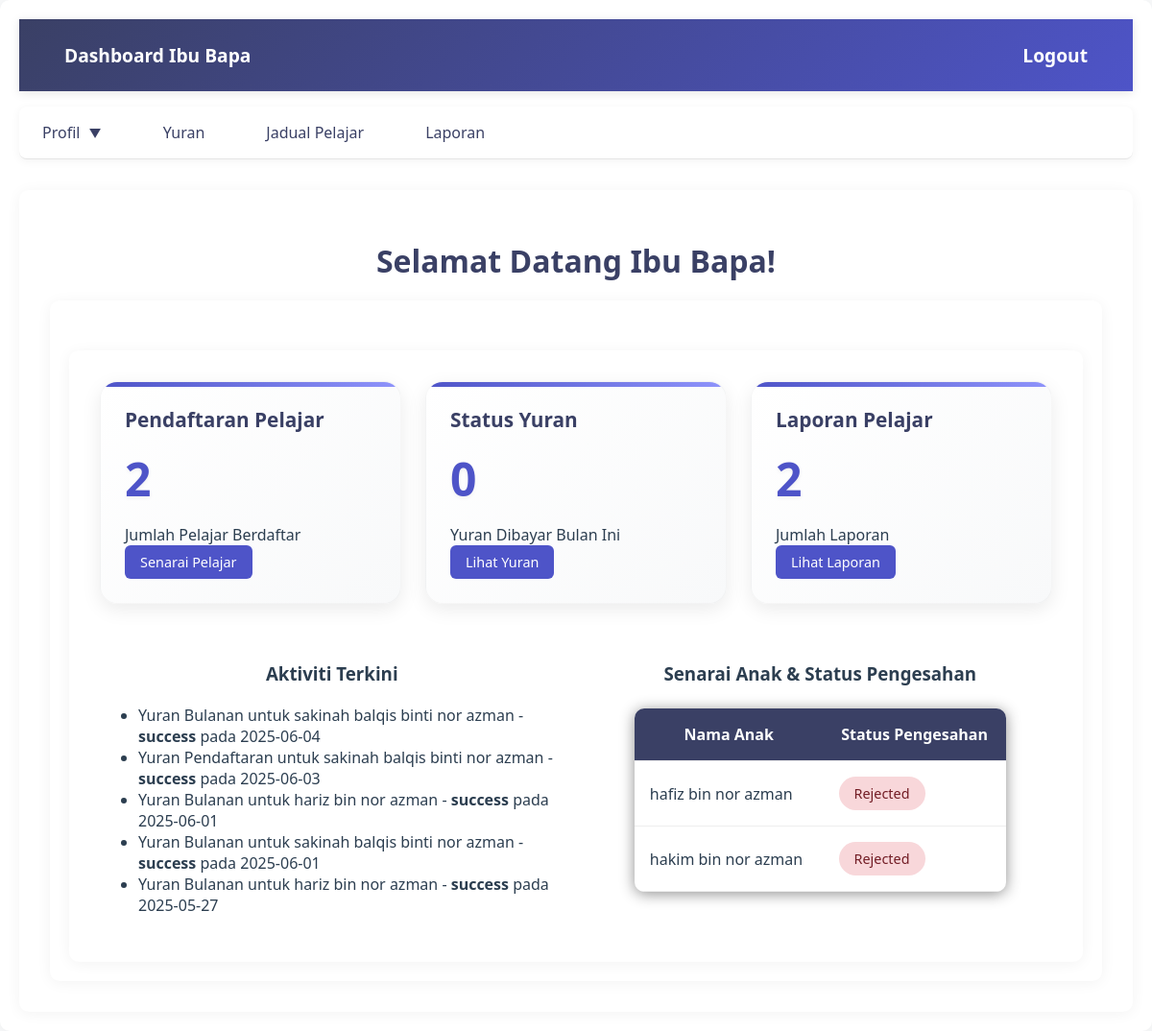
Screenshot of /ibubapa_dashboard.php (signed in) with the database file from the repository.
### tables this page shows
CREATE TABLE `yuran` (
  `id_yuran` int(11) NOT NULL,
  `id_ibubapa` int(11) NOT NULL,
  `ic_pelajar` varchar(20) NOT NULL,
  `tarikh` date NOT NULL,
  `jumlah` decimal(10,2) NOT NULL,
  `kaedah` varchar(50) DEFAULT NULL,
  `status` varchar(20) DEFAULT 'pending',
  `jenis_yuran` varchar(100) DEFAULT NULL,
  `bulan` int(2) NOT NULL
);

CREATE TABLE `pelajar` (
  `ic_pelajar` varchar(20) NOT NULL,
  `nama_pelajar` varchar(100) NOT NULL,
  `jantina` varchar(10) NOT NULL,
  `alamat_semasa` varchar(255) DEFAULT NULL,
  `umur` int(11) DEFAULT NULL,
  `Alahan` varchar(100) DEFAULT NULL,
  `gambar_pelajar` varchar(255) DEFAULT NULL,
  `ibubapa_id` int(11) NOT NULL,
  `tahun_pengajian` int(4) DEFAULT NULL,
  `id_pentadbir` int(11) DEFAULT NULL,
  `id_pendidik` int(11) DEFAULT NULL,
  `sijilLahir_pelajar` varchar(255) DEFAULT NULL,
  `pengesahan` tinyint(1) DEFAULT NULL
);

### ibubapa_dashboard.php (the view, shortened to what this page needs)
<?php
include 'config.php';
$username = $_SESSION['username'];
$sql_ibubapa = "SELECT * FROM ibubapa WHERE username = ? AND peranan_id = 2";
$stmt_ibubapa = $conn->prepare($sql_ibubapa);
$stmt_ibubapa->bind_param("s", $username);
$stmt_ibubapa->execute();
$result_ibubapa = $stmt_ibubapa->get_result();
if ($result_ibubapa->num_rows > 0) {
    $row_ibubapa = $result_ibubapa->fetch_assoc();
    $ibubapa_id = $row_ibubapa['id_ibubapa'];
} else {
    session_unset();
    session_destroy();
    header('Location: login.php');
    exit();
}
?>
<!DOCTYPE html>
<html lang="en">
<head>
    <link rel="stylesheet" href="css/dashboard.css">
</head>
<body class="dashboard-container">
    <div class="container">
        <header>
            <a href="ibubapa_dashboard.php"><span>Dashboard Ibu Bapa</span></a>
            <a href="logout.php">Logout</a>
        </header>
        <nav>
            <ul>
            <li class="dropdown-parent">
                    <a href="#">Profil <span class="dropdown-icon">&#x25BC;</span></a>
                </li>
                <li><a href="yuran.php">Yuran</a></li>
                <li><a href="display_jadual.php">Jadual Pelajar</a></li>
                <li><a href="ibubapaLaporan.php">Laporan</a></li>
            </ul>
        </nav>
        <main>
        <h2 style="text-align: center; margin: 20px 0;">Selamat Datang Ibu Bapa!</h2>
        <div class="container">
        <main>
        <div class="stats-container">
        <div class="stats-card">
                    <h3>Pendaftaran Pelajar</h3>
                    <div class="stats-number"><?php
                        $sql = "SELECT COUNT(*) as total FROM pelajar WHERE ibubapa_id = ? AND pengesahan = 1";
                        $stmt = $conn->prepare($sql);
                        $stmt->bind_param("i", $ibubapa_id);
                        $stmt->execute();
                        $result = $stmt->get_result();
                        $row = $result->fetch_assoc();
                        echo $row['total'];
                    ?></div>
                    <div class="stat-label">Jumlah Pelajar Berdaftar</div>
                    <a href="pelajar.php" class="action-button">Senarai Pelajar</a>
                </div>
                <div class="stats-card">
                    <h3>Status Yuran</h3>
                    <div class="stats-number"><?php
                        $current_month = date('n');
                        $sql = "SELECT COUNT(*) as paid FROM yuran y
                               JOIN pelajar p ON y.ic_pelajar = p.ic_pelajar
                               WHERE p.ibubapa_id = ? AND y.bulan = ? AND y.status = 'success'";
                        $stmt = $conn->prepare($sql);
                        $stmt->bind_param("ii", $ibubapa_id, $current_month);
                        $stmt->execute();
                        $result = $stmt->get_result();
                        $row = $result->fetch_assoc();
                        echo $row['paid'];
                    ?></div>
                    <div class="stat-label">Yuran Dibayar Bulan Ini</div>
                    <a href="yuran.php" class="action-button">Lihat Yuran</a>
                </div>
                <div class="stats-card">
                    <h3>Laporan Pelajar</h3>
                    <div class="stats-number"><?php
                        $sql = "SELECT COUNT(*) as total FROM laporan l
                               JOIN pelajar p ON l.ic_pelajar = p.ic_pelajar
                               WHERE p.ibubapa_id = ?";
                        $stmt = $conn->prepare($sql);
                        $stmt->bind_param("i", $ibubapa_id);
                        $stmt->execute();
                        $result = $stmt->get_result();
                        $row = $result->fetch_assoc();
                        echo $row['total'];
                    ?></div>
                    <div class="stat-label">Jumlah Laporan</div>
                    <a href="ibubapaLaporan.php" class="action-button">Lihat Laporan</a>
                </div>
            </div>
            <div class="activity-grid">
                <div class="recent-activity">
                    <h3 style="text-align: center; margin: 20px 0;">Aktiviti Terkini</h3>
                    <ul class="activity-list">
                        <?php
                        $sql = "SELECT y.tarikh, y.status, y.jenis_yuran, p.nama_pelajar
                               FROM yuran y
                               JOIN pelajar p ON y.ic_pelajar = p.ic_pelajar
                               WHERE p.ibubapa_id = ?
                               ORDER BY y.tarikh DESC LIMIT 5";
                        $stmt = $conn->prepare($sql);
                        $stmt->bind_param("i", $ibubapa_id);
                        $stmt->execute();
                        $result = $stmt->get_result();
                        while ($row = $result->fetch_assoc()) {
                            echo "<li class='activity-item'>";
                            echo "Yuran " . htmlspecialchars($row['jenis_yuran']) . " untuk ";
                            echo htmlspecialchars($row['nama_pelajar']) . " - ";
                            echo "<strong>" . htmlspecialchars($row['status']) . "</strong>";
                            echo " pada " . htmlspecialchars($row['tarikh']);
                            echo "</li>";
                        }
                        ?>
                    </ul>
                </div>
                <div class="recent-activity">
                    <?php
                    $sql_anak = "
                        SELECT pelajar.nama_pelajar, pelajar.pengesahan
                        FROM pelajar
                        INNER JOIN ibubapa ON pelajar.ibubapa_id = ibubapa.id_ibubapa
                        WHERE ibubapa.id_ibubapa = ?
                        AND (pelajar.pengesahan IS NULL OR pelajar.pengesahan = 0)
                    ";
                    $stmt_anak = $conn->prepare($sql_anak);
                    $stmt_anak->bind_param("i", $ibubapa_id);
                    $stmt_anak->execute();
                    $result_anak = $stmt_anak->get_result();
                    ?>
                    <h3 style="text-align: center; margin: 20px 0;">Senarai Anak & Status Pengesahan</h3>
                    <table>
                        <thead>
                            <tr>
                                <th>Nama Anak</th>
                                <th>Status Pengesahan</th>
                            </tr>
                        </thead>
                        <tbody>
                            <?php if ($result_anak->num_rows > 0): ?>
                                <?php while ($row = $result_anak->fetch_assoc()): ?>
                                    <tr>
                                        <td><?php echo htmlspecialchars($row['nama_pelajar']); ?></td>
                                        <td>
                                            <?php
                                            if (is_null($row['pengesahan'])) {
                                                echo '<span class="status-pending">Pending</span>';
                                            } elseif ($row['pengesahan'] == 1) {
                                                echo '<span class="status-approved">Approved</span>';
                                            } elseif ($row['pengesahan'] == 0) {
                                                echo '<span class="status-rejected">Rejected</span>';
                                            }
                                            ?>
                                        </td>
                                    </tr>
                                <?php endwhile; ?>
                            <?php else: ?>
                                <tr><td colspan="2">Tiada rekod anak.</td></tr>
                            <?php endif; ?>
                        </tbody>
                    </table>
                </div>
            </div>
        </main>
    </div>
</body>
</html>

### css/dashboard.css (style rules this page uses)
.dashboard-container { font-family: 'Segoe UI', system-ui, -apple-system, sans-serif; margin: 0; padding: 0; background: #f8f9fa; color: #2c3e50; width: 100%; box-sizing: border-box; min-height: 100vh; }
.dashboard-container .container { max-width: 1200px; width: 100%; margin: 0 auto; padding: 20px; background: #fff; box-shadow: 0 2px 15px rgba(0, 0, 0, 0.05); border-radius: 10px; box-sizing: border-box; }
.dashboard-container header { display: flex; justify-content: space-between; align-items: center; background: linear-gradient(135deg, #3a4065 0%, #4e54c8 100%); padding: 1rem 2rem; color: white; font-size: 1.2em; font-weight: bold; width: 100%; box-sizing: border-box; box-shadow: 0 2px 10px rgba(0, 0, 0, 0.1); }
.dashboard-container header a { color: white; text-decoration: none; font-size: 1em; padding: 8px 15px; border-radius: 5px; transition: all 0.3s ease; }
.dashboard-container nav { background: #ffffff; border-bottom: 1px solid rgba(0, 0, 0, 0.1); width: 100%; box-sizing: border-box; margin-bottom: 2rem; box-shadow: 0 2px 10px rgba(0, 0, 0, 0.05); }
.dashboard-container nav ul { list-style: none; padding: 0; margin: 0; display: flex; align-items: center; gap: 1rem; }
.dashboard-container nav ul li { position: relative; }
.dashboard-container nav ul li a { color: #3a4065; text-decoration: none; padding: 1rem 1.5rem; display: block; font-weight: 500; transition: all 0.3s ease; }
.dropdown-parent > a { display: flex; align-items: center; gap: 5px; }
.dropdown-icon { font-size: 0.8em; transition: transform 0.3s ease; }
.dashboard-container main { padding: 2rem; background: #fff; width: 100%; box-sizing: border-box; border-radius: 10px; box-shadow: 0 2px 15px rgba(0, 0, 0, 0.05); }
.dashboard-container main h2 { margin-top: 0; color: #3a4065; font-size: 2rem; font-weight: 700; text-align: left; margin-bottom: 1.5rem; }
.dashboard-container table { width: 80%; border-collapse: collapse; margin: 1.5rem auto; background: white; border-radius: 10px; overflow: hidden; box-shadow: 0 2px 15px rgba(0, 0, 0, 0.449); }
.dashboard-container th, .dashboard-container td { padding: 1rem; border-bottom: 1px solid #eee; }
.dashboard-container th { background: #3a4065; font-weight: 600; color: #ffffff; text-align: center; }
.dashboard-container td { text-align: left; }
.status-pending, .status-approved, .status-rejected { padding: 0.5rem 1rem; border-radius: 20px; font-size: 0.9rem; font-weight: 500; display: inline-block; }
.status-rejected { background: #f8d7da; color: #721c24; }
nav ul { list-style-type: none; margin: 0; padding: 0; display: flex; gap: 10px; background-color: #3a4065; padding: 10px; }
nav ul li { display: inline; }
nav ul li a { text-decoration: none; color: white; font-weight: bold; padding: 8px 15px; border-radius: 5px; }
.dropdown-parent { position: relative; }
.dropdown-icon { margin-left: 5px; font-size: 0.8em; }

### rows the page displays
yuran: jenis_yuran "Bulanan", ic_pelajar.nama_pelajar "sakinah balqis binti nor azman", status "success", tarikh "2025-06-04"
yuran: jenis_yuran "Pendaftaran", ic_pelajar.nama_pelajar "sakinah balqis binti nor azman", status "success", tarikh "2025-06-03"
yuran: jenis_yuran "Bulanan", ic_pelajar.nama_pelajar "hariz bin nor azman", status "success", tarikh "2025-06-01"
yuran: jenis_yuran "Bulanan", ic_pelajar.nama_pelajar "sakinah balqis binti nor azman", status "success", tarikh "2025-06-01"
yuran: jenis_yuran "Bulanan", ic_pelajar.nama_pelajar "hariz bin nor azman", status "success", tarikh "2025-05-27"
pelajar: nama_pelajar "hafiz bin nor azman", pengesahan "Rejected"
pelajar: nama_pelajar "hakim bin nor azman", pengesahan "Rejected"

### other values shown
$row['total'] "2"
$row['paid'] "0"
